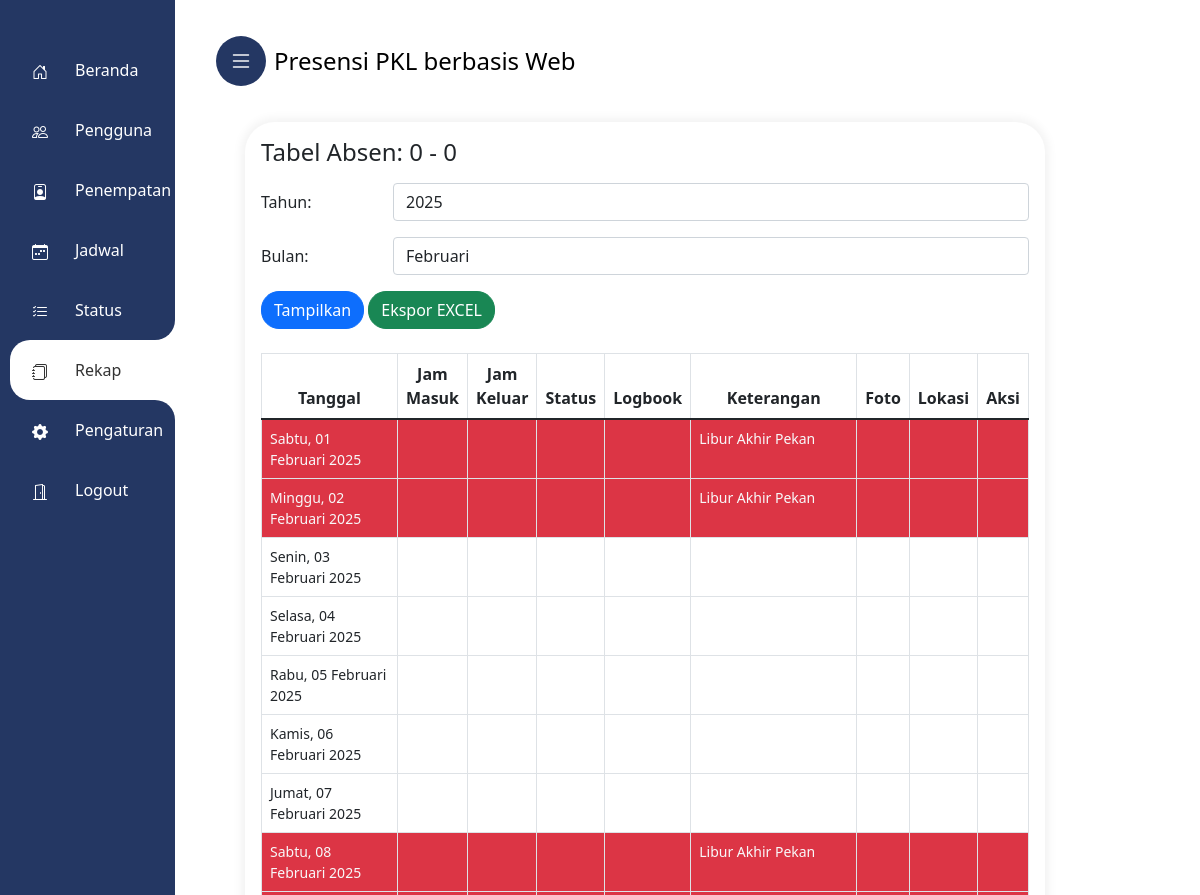
The app's page /admin/hasil_rekap?nim=A11.2021.13831 (signed in, upper part), older data.
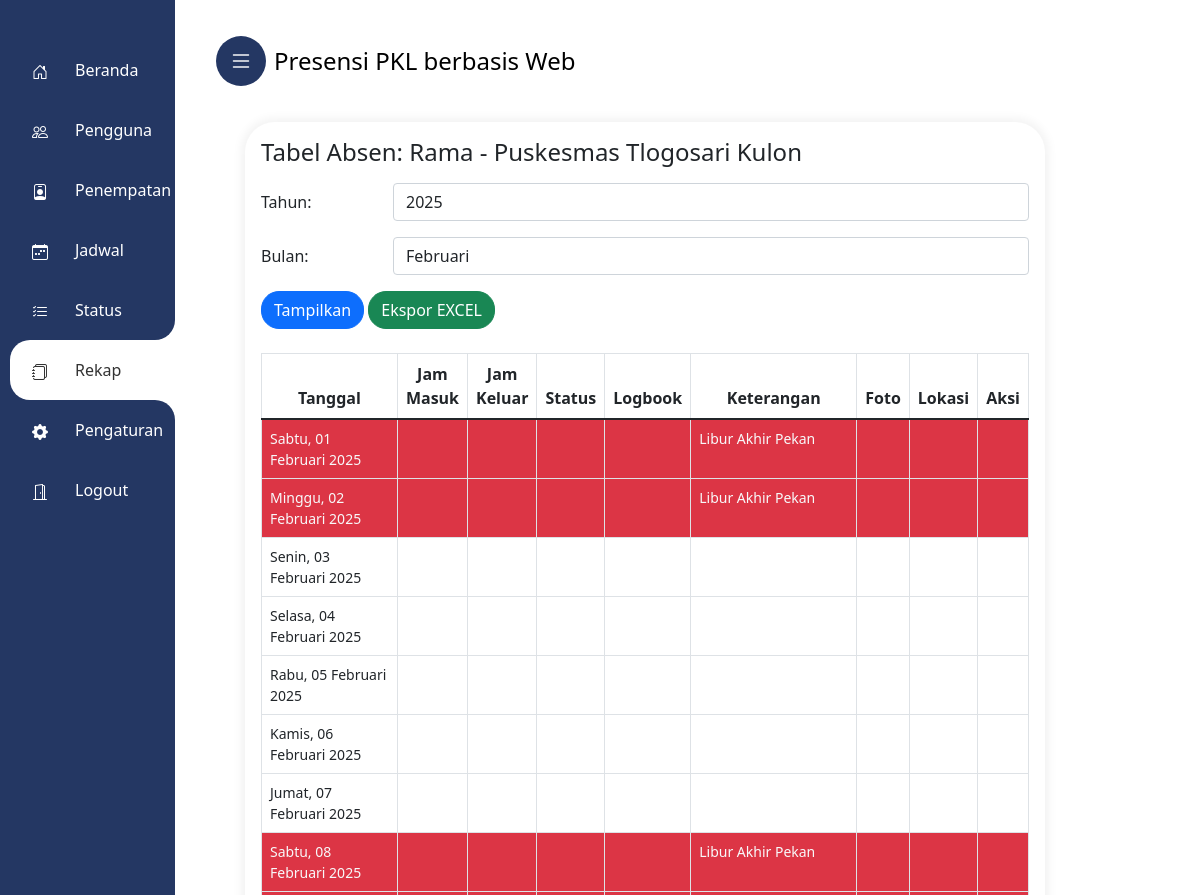
The same page, newer data.
### tables this page shows
CREATE TABLE `pengguna` (
  `id` int(11) NOT NULL,
  `nim` varchar(250) NOT NULL,
  `nama` varchar(30) NOT NULL,
  `universitas` varchar(250) NOT NULL,
  `password` varchar(255) NOT NULL,
  `penempatan_id` int(11) NOT NULL,
  `foto_profil` varchar(225) DEFAULT NULL
);

CREATE TABLE `penempatan` (
  `penempatan_id` int(11) NOT NULL,
  `penempatan_nama` varchar(50) NOT NULL,
  `alamat` varchar(255) NOT NULL,
  `latitude` varchar(30) NOT NULL,
  `longitude` varchar(30) NOT NULL,
  `link` varchar(255) NOT NULL
);

### admin/hasil_rekap.php (the view, shortened to what the changed rows need)
<?php
include_once 'main-admin.php';
$userid = '';
if (isset($_GET['nim'])) {
    $userid = $_GET['nim'];
}
$stmt = $conn->prepare("SELECT pengguna.nama, penempatan.penempatan_nama FROM pengguna INNER JOIN penempatan ON pengguna.penempatan_id = penempatan.penempatan_id WHERE nim = :userid");
$stmt->bindParam(':userid', $userid);
$stmt->execute();
$row = $stmt->fetch(PDO::FETCH_ASSOC);
if ($row) {
    $nama_pengguna = $row["nama"];
    $nama_penempatan = $row["penempatan_nama"];
} else {
    $nama_pengguna = 0;
    $nama_penempatan = 0;
}
?>
<!DOCTYPE html>
<html>
<head>
    <link rel="stylesheet" href="https://cdn.jsdelivr.net/npm/leaflet@1.7.1/dist/leaflet.css" />
</head>
<body>
    <div class="kolomkanan">
        <div class="mx-auto">
            <div class="card p-3" style="margin-bottom:50px">
                <?php
                $tahun = isset($_GET['tahun']) ? $_GET['tahun'] : date('Y');
                $bulan = isset($_GET['bulan']) ? $_GET['bulan'] : date('m');
                ?>
                <h4 class="mb-3">Tabel Absen:
                    <?php echo $nama_pengguna ?> -
                    <?php echo $nama_penempatan ?>
                </h4>
                <form method="get" action="">
                    <div class="form-group row mb-3">
                    </div>
                    <div class="form-group row mb-3">
                    </div>
                    <button type="submit" class="btn btn-primary">Tampilkan</button>
                    <a class="btn btn-success"
                        href="ekspor_rekap?nim=<?php echo $userid; ?>&tahun=<?php echo $tahun; ?>&bulan=<?php echo $bulan; ?>">Ekspor
                        EXCEL</a>
                </form>
                <br>
                <div class="table-responsive">
                    <table class="table table-bordered">
                        <thead>
                            <tr style="text-align:center">
                                <th width="150">Tanggal</th>
                                <th>Jam Masuk</th>
                                <th>Jam Keluar</th>
                                <th>Status</th>
                                <th>Logbook</th>
                                <th width="180">Keterangan</th>
                                <th width="50">Foto</th>
                                <th>Lokasi</th>
                                <th>Aksi</th>
                            </tr>
                        </thead>
                    </table>
                </div>
            </div>
        </div>
    </div>
</body>
</html>

Row changes from the older to the newer data that the page shows:
added pengguna: nama "Rama", penempatan.penempatan_nama "Puskesmas Tlogosari Kulon"
Text that changed along with them:
$nama_pengguna: "0" → (not shown)
$nama_penempatan: "0" → (not shown)
